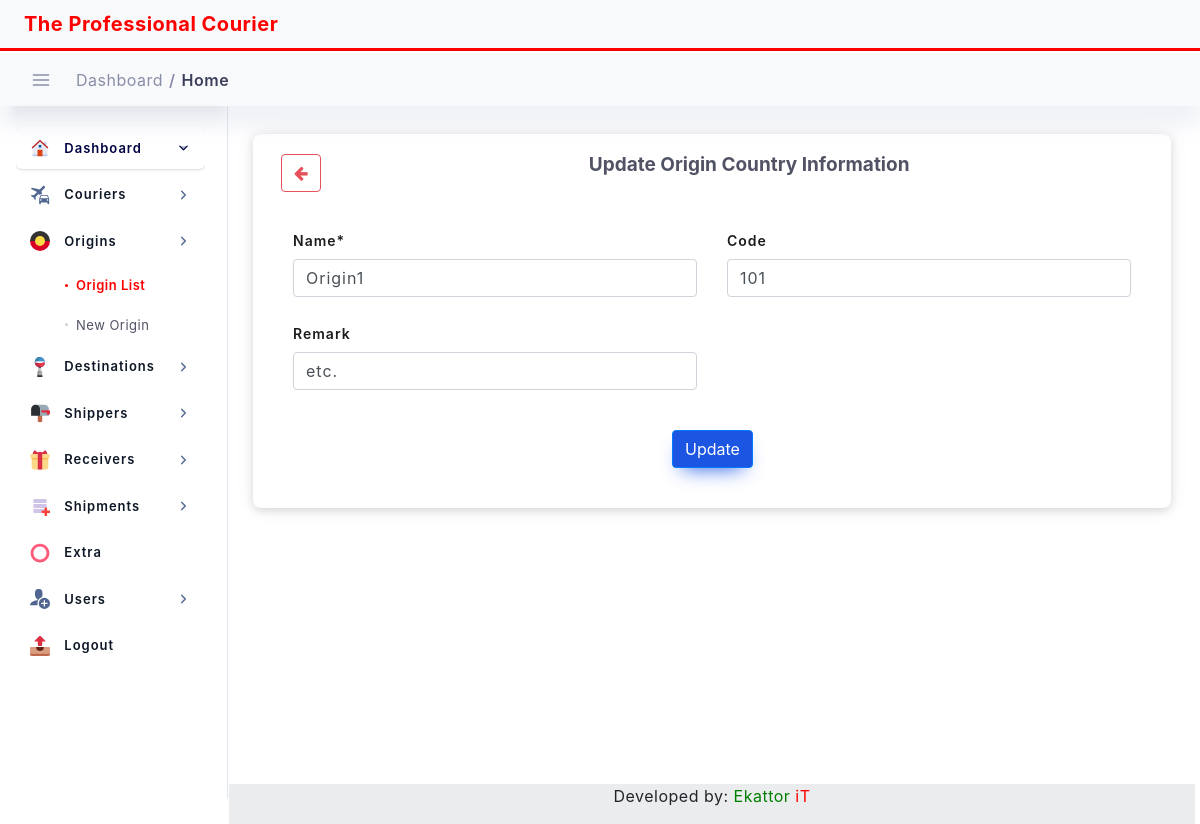
The page /dataset/update-origin/1 on the database its author committed.
### dataset/models.py (models this page shows, shortened)
class Origin(models.Model):
    name = models.CharField(max_length=50)
    code = models.CharField(max_length=200, blank=True, null=True)
    remark = models.CharField(max_length=200, blank=True, null=True)

### dataset/views.py (the view)
# urls.py: path('update-origin/<int:pk>', views.OriginUpdateView.as_view(), name='update_origin'),
class OriginUpdateView(SuccessMessageMixin, UpdateView):
    model = Origin
    form_class = OriginCreateForm
    success_url = reverse_lazy('all-origins')
    template_name = 'update_origin.html'
    success_message = "Origin Country was updated successfully"
    def get_context_data(self, **kwargs):
        context = super().get_context_data(**kwargs)
        context["title"] = "Update Origin Country Information"
        context["nav_bar"] = "origin_list"
        return context

### dataset/forms.py
class OriginCreateForm(forms.ModelForm):
    class Meta:
        model = Origin
        fields = (
            'name', 'code', 'remark')
        widgets = {
            'name': forms.TextInput(attrs={'class': 'form-control'}),
            'code': forms.TextInput(attrs={'class': 'form-control'}),
            'remark': forms.TextInput(attrs={'class': 'form-control'}),
        }

### templates/update_origin.html (shortened to what this page needs)
{% extends "base.html" %}
{% load static %}
{% block content %}
{% load crispy_forms_tags %}
<div class="container p-4">
    <div class="row">
        <div class="col-lg-12 col-12 layout-spacing">
            <div class="statbox widget box box-shadow">
                <div class="widget-header">
                    <div class="row">
                        <div class="mb-3 col-md-1">
                            <a href="{% url 'all-origins' %}">
                                <button class="btn btn-outline-danger" type="submit"><i class="fa fa-arrow-left"
                                                                                      aria-hidden="true"></i></button>
                            </a>
                        </div>
                        <div class="mb-3 col-md-11">
                            <center>
                                <h5>{{title}}</h5>
                            </center>
                        </div>
                    </div>
                </div>
                <div class="widget-content widget-content-area">
                    <form method="post">
                        <div class="row mb-2">
                            <div class="col-6">
                                <div class="form-group">
                                    {{ form.name|as_crispy_field }}
                                </div>
                            </div>
                            <div class="col-6">
                                <div class="form-group">
                                    {{ form.code|as_crispy_field }}
                                </div>
                            </div>
                        </div>
                        <div class="row mb-4">
                            <div class="col-6">
                                <div class="form-group">
                                    {{ form.remark|as_crispy_field }}
                                </div>
                            </div>
                        </div>
                        <div class="text-center">
                            <button type="submit" class="btn btn-primary ">Update</button>
                        </div>
                    </form>
                </div>
            </div>
        </div>
    </div>
</div>
{% endblock content %}

### static/assets/css/dashboard/dash_1.css (style rules this page uses)
.layout-spacing { padding-bottom: 25px; }
.widget { position: relative; padding: 20px; border-radius: 8px; border: none; background: #fff; -webkit-box-shadow: 0 4px 6px 0 rgba(85, 85, 85, 0.08), 0 1px 20px 0 rgba(0, 0, 0, 0.07), 0px 1px 11px 0px rgba(0, 0, 0, 0.07); -moz-box-shadow: 0 4px 6px 0 rgba(85, 85, 85, 0.08), 0 1px 20px 0 rgba(0, 0, 0, 0.07), 0px 1px 11px 0px rgba(0, 0, 0, 0.07); box-shadow: 0 4px 6px 0 rgba(85, 85, 85, 0.08), 0 1px 20px 0 rgba(0, 0, 0, 0.07), 0px 1px 11px 0px rgba(0, 0, 0, 0.07); }
.widget h5 { font-weight: 700; font-size: 19px; letter-spacing: 0px; margin-bottom: 0; color: #515365; }

### static/assets/css/main.css (style rules this page uses)
html { min-height: 100% }
body { color: #888ea8; height: 100%; font-size: 0.875rem; background: #f1f2f3; overflow-x: hidden; overflow-y: auto; letter-spacing: 0.0312rem; font-family: 'Helvetica', sans-serif; }
h1, h2, h3, h4, h5, h6 { color: #3b3f5c; }
a { color: #515365; outline: none; }
.form-group label, label { font-size: 14px; color: #1c1c1f; letter-spacing: 1px; font-weight: 600; }
.form-control { height: auto; border: 1px solid #bfc9d4; color: #3b3f5c; font-size: 15px; padding: 8px 10px; letter-spacing: 1px; height: calc(1.4em + 1.4rem + 2px); padding: .75rem 1.25rem; border-radius: 6px; }
.btn { padding: 0.4375rem 1.25rem; text-shadow: none; font-size: 14px; color: #3b3f5c; font-weight: normal; white-space: normal; word-wrap: break-word; transition: .2s ease-out; touch-action: manipulation; cursor: pointer; background-color: #f1f2f3; box-shadow: 0px 5px 20px 0 rgba(0, 0, 0, 0.1); will-change: opacity, transform; transition: all 0.3s ease-out; -webkit-transition: all 0.3s ease-out; }
.btn-primary { color: #fff !important; background-color: #1b55e2!important; border-color: #1b55e2; box-shadow: 0 10px 20px -10px #1b55e2; }
.btn-outline-danger { border: 1px solid #e7515a !important; color: #e7515a !important; background-color: transparent; box-shadow: none; }
.statbox .widget-content:before, .statbox .widget-content:after { display: table; content: ""; line-height: 0; clear: both }

### static/assets/css/structure.css (style rules this page uses)
html { min-height: 100% }
body { color: #888ea8; height: 100%; font-size: 0.875rem; background: ##f1f2f3; overflow-x: hidden; overflow-y: auto; letter-spacing: 0.0312rem; font-family: 'Helvetica', sans-serif; }
h1, h2, h3, h4, h5, h6 { color: #3b3f5c; }
.widget { padding: 0; margin-top: 0; margin-bottom: 0; border-radius: 6px; -webkit-box-shadow: 0 4px 6px 0 rgba(85, 85, 85, 0.08), 0 1px 20px 0 rgba(0, 0, 0, 0.07), 0px 1px 11px 0px rgba(0, 0, 0, 0.07); -moz-box-shadow: 0 4px 6px 0 rgba(85, 85, 85, 0.08), 0 1px 20px 0 rgba(0, 0, 0, 0.07), 0px 1px 11px 0px rgba(0, 0, 0, 0.07); box-shadow: 0 4px 6px 0 rgba(85, 85, 85, 0.08), 0 1px 20px 0 rgba(0, 0, 0, 0.07), 0px 1px 11px 0px rgba(0, 0, 0, 0.07); }
.layout-spacing { padding-bottom: 40px; }
.widget.box .widget-header { background: #fff; padding: 0px 8px 0px; border-top-right-radius: 6px; border-top-left-radius: 6px; }
.widget .widget-header { border-bottom: 0px solid #f1f2f3; }
.widget .widget-header:before, .widget .widget-header:after { display: table; content: ""; line-height: 0 }
.widget .widget-header:after { clear: both }
.widget-content-area { padding: 20px; position: relative; background-color: #fff; border-bottom-left-radius: 6px; border-bottom-right-radius: 6px; }

### rows shown on the page
Origin: name "Origin1", code "101", remark "etc."

### other values the page prints
{{ title }} "Update Origin Country Information"
